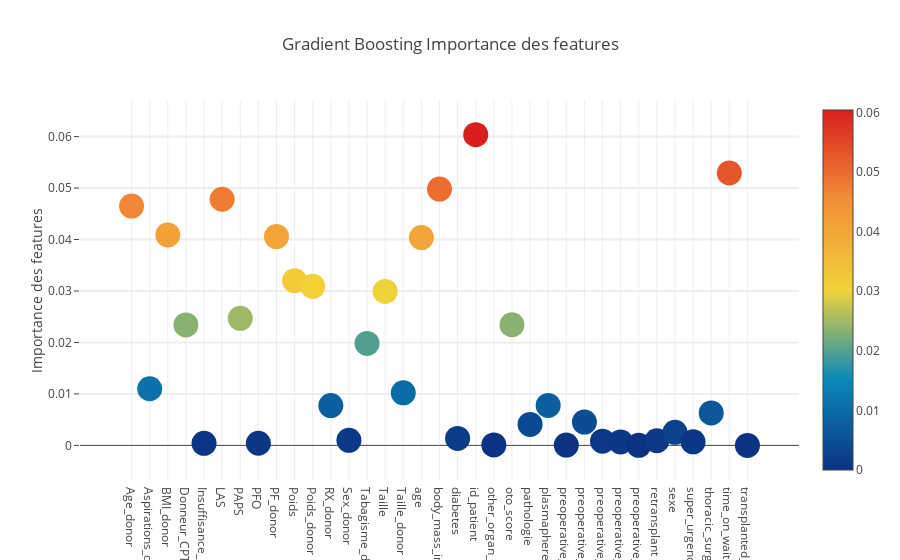

Notebook cell for this chart:
### Code cell
trace = go.Scatter(
    y = feature_dataframe['Gradient Boost Importance des features'].values,
    x = feature_dataframe['features'].values,
    mode='markers',
    marker=dict(
        sizemode = 'diameter',
        sizeref = 1,
        size = 25,
        color = feature_dataframe['Gradient Boost Importance des features'].values,
        colorscale='Portland',
        showscale=True
    ),
    text = feature_dataframe['features'].values
)
data = [trace]

layout= go.Layout(
    autosize= True,
    title= 'Gradient Boosting Importance des features',
    hovermode= 'closest',
    yaxis=dict(
        title= 'Importance des features',
        ticklen= 5,
        gridwidth= 2
    ),
    showlegend= False
)
fig = go.Figure(data=data, layout=layout)
py.iplot(fig,filename='scatter2010')

### Figure 1 — Plotly figure (JSON) as saved in the notebook; plotly's stock layout.template omitted (floating-point values rounded to 4 significant figures)
{"data": [{"marker": {"color": [0.04649, 0.011, 0.0409, 0.02342, 0.0004048, 0.04782, 0.0247, 0.0004135, 0.04057, 0.032, 0.0309, 0.007733, 0.0009758, 0.01981, 0.02991, 0.01022, 0.04038, 0.04981, 0.00136, 0.06039, 8.519e-05, 0.02344, 0.00408, 0.007759, 4.896e-05, 0.004529, 0.0008089, 0.0006627, 2.033e-06, 0.0009055, 0.002536, 0.0006952, 0.006313, 0.05292, 0], "colorscale": "Portland", "showscale": true, "size": 25, "sizemode": "diameter", "sizeref": 1}, "mode": "markers", "text": ["Age_donor", "Aspirations_donor", "BMI_donor", "Donneur_CPT", "Insuffisance_renale", "LAS", "PAPS", "PFO", "PF_donor", "Poids", "Poids_donor", "RX_donor", "Sex_donor", "Tabagisme_donor", "Taille", "Taille_donor", "age", "body_mass_index", "diabetes", "id_patient", "other_organ_transplantation", "oto_score", "pathologie", "plasmapherese", "preoperative_ECMO", "preoperative_ICU", "preoperative_mechanical_ventilation", "preoperative_pulmonary_hypertension", "preoperative_vasopressor", "retransplant", "sexe", "super_urgence", "thoracic_surgery_history", "time_on_waiting_liste", "transplanted_twice_during_study_period"], "type": "scatter", "uid": "8eb7001e-fbda-11e8-a9cb-6002921757e3", "x": ["Age_donor", "Aspirations_donor", "BMI_donor", "Donneur_CPT", "Insuffisance_renale", "LAS", "PAPS", "PFO", "PF_donor", "Poids", "Poids_donor", "RX_donor", "Sex_donor", "Tabagisme_donor", "Taille", "Taille_donor", "age", "body_mass_index", "diabetes", "id_patient", "other_organ_transplantation", "oto_score", "pathologie", "plasmapherese", "preoperative_ECMO", "preoperative_ICU", "preoperative_mechanical_ventilation", "preoperative_pulmonary_hypertension", "preoperative_vasopressor", "retransplant", "sexe", "super_urgence", "thoracic_surgery_history", "time_on_waiting_liste", "transplanted_twice_during_study_period"], "y": [0.04649, 0.011, 0.0409, 0.02342, 0.0004048, 0.04782, 0.0247, 0.0004135, 0.04057, 0.032, 0.0309, 0.007733, 0.0009758, 0.01981, 0.02991, 0.01022, 0.04038, 0.04981, 0.00136, 0.06039, 8.519e-05, 0.02344, 0.00408, 0.007759, 4.896e-05, 0.004529, 0.0008089, 0.0006627, 2.033e-06, 0.0009055, 0.002536, 0.0006952, 0.006313, 0.05292, 0]}], "layout": {"autosize": true, "hovermode": "closest", "showlegend": false, "title": "Gradient Boosting Importance des features", "yaxis": {"gridwidth": 2, "ticklen": 5, "title": "Importance des features"}}}
